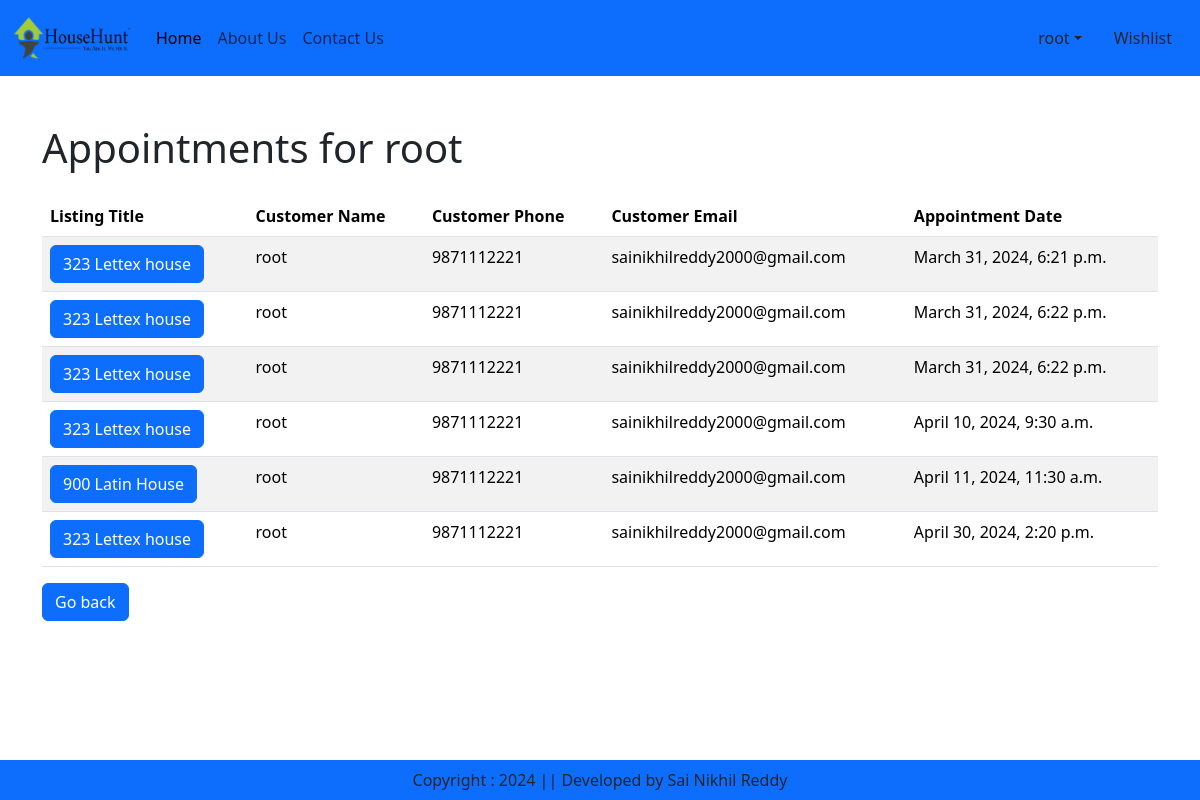
/view-appointments/ (signed in), run on the app's committed database.
### hp/models.py (models this page shows, shortened)
class BookAppointment(models.Model):
    listing = models.ForeignKey(Listing, on_delete=models.CASCADE)
    customer = models.ForeignKey(Customer, on_delete=models.CASCADE)
    appointment_date = models.DateTimeField(default=now,null=True, blank=True)
    agree_termsConditions = models.BooleanField(null=True)

class Listing(models.Model):
    CATEGORY_PLACES = (
    ('DAY','Dayton'),
    ('CNG','Cincinnati'),
    ('CMH','Columbus'),
    ('MCE','Mason'),
    )
    category = models.ForeignKey(Category, on_delete=models.CASCADE)
    title = models.CharField(max_length=200)
    owner = models.CharField(max_length=200)
    owner_photo = models.ImageField(upload_to='product', blank=True)
    owner_number = models.DecimalField(max_digits=10 ,decimal_places=0,default=0)
    owner_email = models.CharField(max_length=200,null=True,blank=True)
    year_built = models.IntegerField(default=0)
    school_district = models.BooleanField(default=True)
    commute = models.BooleanField(default=True)
    pet_friendly = models.BooleanField(default=True)
    address = models.CharField(max_length=200)
    town = models.CharField(max_length=100,null=True)
    state = models.CharField(max_length=100)
    zipcode = models.CharField(max_length=20)
    description = models.TextField(blank=True)
    price = models.IntegerField()
    bedrooms = models.IntegerField()
    bathrooms = models.DecimalField(max_digits=3, decimal_places=1)
    garage = models.IntegerField(default=0)
    sqft = models.IntegerField()
    lot_size = models.DecimalField(max_digits=6, decimal_places=1)
    city = models.CharField(choices=CATEGORY_PLACES, max_length=10,default='DAY')
    photo_main = models.ImageField(upload_to='product')
    photo_1 = models.ImageField(upload_to='product', blank=True)
    photo_2 = models.ImageField(upload_to='product', blank=True)
    photo_3 = models.ImageField(upload_to='product', blank=True)
    photo_4 = models.ImageField(upload_to='product', blank=True)
    photo_5 = models.ImageField(upload_to='product', blank=True)
    photo_6 = models.ImageField(upload_to='product', blank=True)
    is_published = models.BooleanField(default=True)

class Customer(models.Model):
    user = models.ForeignKey(User,on_delete=models.CASCADE)
    name = models.CharField(max_length=200)
    city = models.CharField(max_length=50)
    mobile = models.IntegerField(default=0)
    zipcode = models.IntegerField()
    state = models.CharField(max_length=200)

### hp/views.py (the view)
# urls.py: path('view-appointments/',views.view_appointments,name='view_appointments'),
@login_required
def view_appointments(request):
    customer = Customer.objects.get(user=request.user)
    appointments = BookAppointment.objects.filter(customer=customer)
    return render(request,'hp/view_appointments.html',{'appointments':appointments})

### hp/templates/hp/view_appointments.html (shortened to what this page needs)
{% extends 'hp/base.html' %}
{% load static %}
{% block main-content %}
<div class="container mt-5">
    <h1 class="mb-4">Appointments for {{request.user}}</h1>
    <div class="table-responsive">
        <table class="table table-striped">
            <thead class="thead-dark">
                <tr>
                    <th>Listing Title</th>
                    <th>Customer Name</th>
                    <th>Customer Phone</th>
                    <th>Customer Email</th>
                    <th>Appointment Date</th>
                </tr>
            </thead>
            <tbody>
                {% for appointment in appointments %}
                <tr>
                    <td><a href="{% url 'viewPage' pk=appointment.listing.pk %}?view_appointments=true" class="btn btn-primary">{{ appointment.listing.title }}</a></td>
                    <td>{{ appointment.customer.name }}</td>
                    <td>{{ appointment.customer.mobile }}</td>
                    <td>{{ appointment.customer.user.email }}</td>
                    <td>{{ appointment.appointment_date }}</td>
                </tr>
                {% endfor %}
            </tbody>
        </table>
        <div>
            <a href="{% url 'mainPage' %}" class="btn btn-primary">Go back</a>
        </div>
    </div>
</div>
{% endblock main-content %}

### hp/templates/hp/base.html (shortened to what this page needs)
<!DOCTYPE html>
{% load static %}
<html lang="en">
<head>
    <link href="https://cdn.jsdelivr.net/npm/bootstrap@5.3.3/dist/css/bootstrap.min.css" rel="stylesheet">
    <link rel="stylesheet" href="{% static 'hp/css/owl.carousel.min.css' %}"/>
    <link rel="stylesheet" href="{% static 'hp/css/all.min.css' %}"/>
    <link rel="stylesheet" href="{% static 'hp/css/styles.css' %}"/>
</head>
<body>
    <nav class="navbar navbar-expand-lg bg-primary">
        <div class="container-fluid">
          <a class="navbar-brand" href="#">
            <img src="{% static 'hp/images/brand/Logo-HH.png' %}" width="120" height="50" alt="">
          </a>
          <div class="collapse navbar-collapse" id="navbarSupportedContent">
            <ul class="navbar-nav me-auto mb-2 mb-lg-0">
              {% if request.user.is_authenticated %}
              <li class="nav-item">
                <a class="nav-link active" aria-current="page" href="{% url 'mainPage' %}">Home</a>
              </li>
              <li class="nav-item">
                <a class="nav-link" href="{% url 'aboutus' %}">About Us</a>
              </li>
              <li class="nav-item">
                <a class="nav-link" href="{% url 'contactus' %}">Contact Us</a>
              </li>
            </ul>
          </div>
          <ul class="navbar-nav me-auto mb-2 mb-lg-0">
            <li class="nav-item dropdown mx-2">
                <a class="nav-link dropdown-toggle text-dark" href="#" id="profileDropdown" role="button" data-bs-toggle="dropdown" aria-expanded="false">{{request.user}}</a>
            </li>
            <li class="nav-item mx-2">
                <a href="{% url 'wishlist' %}" class="nav-link text-dark">Wishlist</a>
            </li>
            {% endif %}
          </ul>
        </div>
      </nav>
      {% block main-content %}{% endblock main-content %}
      <footer class="container-fluid bg-primary fixed-bottom text-center p-2 mt-5">
          Copyright : 2024 || Developed by Sai Nikhil Reddy
      </footer>
</body>
</html>

### data on the page
BookAppointment: listing "323 Lettex house", customer.name "root", customer.mobile "9871112221", customer.user.email "sainikhilreddy2000@gmail.com", appointment_date "March 31, 2024, 6:21 p.m."
BookAppointment: listing "323 Lettex house", customer.name "root", customer.mobile "9871112221", customer.user.email "sainikhilreddy2000@gmail.com", appointment_date "March 31, 2024, 6:22 p.m."
BookAppointment: listing "323 Lettex house", customer.name "root", customer.mobile "9871112221", customer.user.email "sainikhilreddy2000@gmail.com", appointment_date "March 31, 2024, 6:22 p.m."
BookAppointment: listing "323 Lettex house", customer.name "root", customer.mobile "9871112221", customer.user.email "sainikhilreddy2000@gmail.com", appointment_date "April 10, 2024, 9:30 a.m."
BookAppointment: listing "900 Latin House", customer.name "root", customer.mobile "9871112221", customer.user.email "sainikhilreddy2000@gmail.com", appointment_date "April 11, 2024, 11:30 a.m."
BookAppointment: listing "323 Lettex house", customer.name "root", customer.mobile "9871112221", customer.user.email "sainikhilreddy2000@gmail.com", appointment_date "April 30, 2024, 2:20 p.m."

### other printed values
{{ request.user }} "root"
